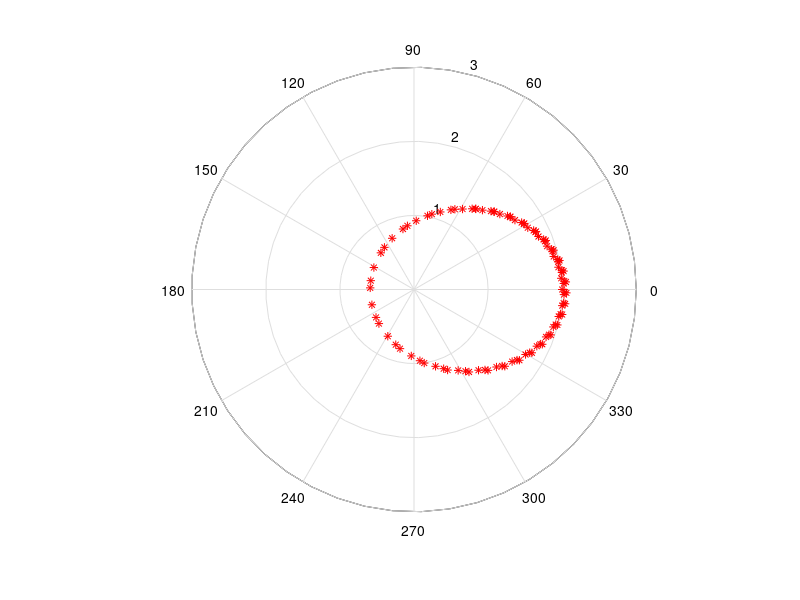
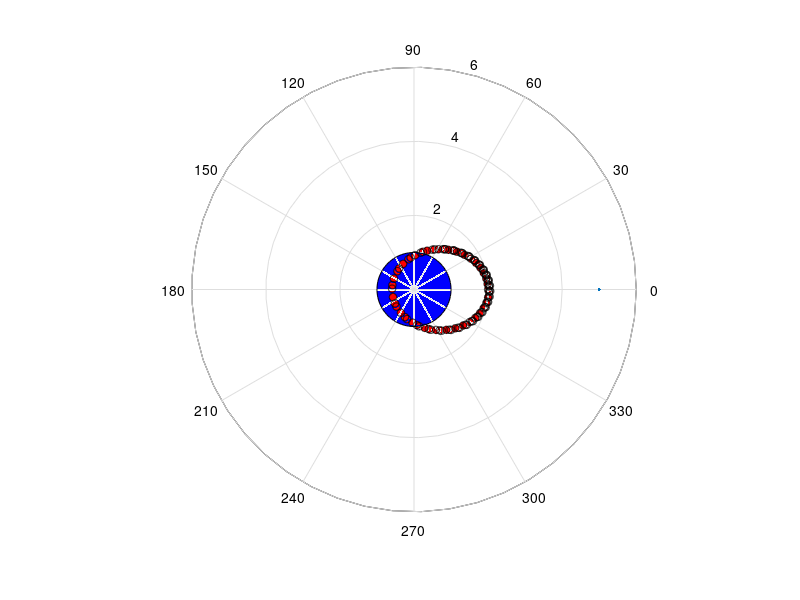

These charts were generated, in order, by the following MATLAB code:
%% ME3001 - Mech. Engr. Analysis
%
%  Tristan Hill - 7/24/2014 
%
%  Systems of ODEs - Orbital Motion Problem - engr. guide to matlab (2nd
%  ed.)
%%
clc
clear all;
close all;

%define the system of 4 ODEs
orbit=@(t,x) [x(2)
              x(1)*x(4)^2-4*pi^2/x(1)^2;
              x(4)
              -2*x(2)*x(4)/x(1)];

%define the initial conditions (r(0) ,dr(0)/dtau, theta(0), d theta(0)/dtau) 
initcond=[2.0,0,0,1.5  %elliptical orbit
          1.0,0,0,2*pi  %circular orbit
          2,0,0,3];   %hyperbolic

colors=['r*';'b*';'g*'];      
figure(1)      
tspan=linspace(0,5,100); %setup the independent variable 
% for i=1:3
i=1; %choose boundary condition (determines orbit type)
%solve the system of ODEs defined in  the function orbit
[t45,x45]=ode45(orbit,tspan,initcond(i,:)');
polar(x45(:,3),x45(:,1),colors(i,:))
hold on


figure(2)
%use patch to create bodies m1 and m2
% nx2 array of vertices, n-num points on patch
r1=1;
r2=.1;
phi=linspace(0,2*pi,100);
for i=1:length(phi)
    mass1.vertices(i,:)=[r1*cos(phi(i)) r1*sin(phi(i))];
    polar(phi(i),5)
end
mass1.faces=1:length(mass1.vertices);
mass1.facecolor='blue';
mass1.edgecolor='black';
patch(mass1)

%% animate orbit
for j=1:length(t45)
    for i=1:length(phi)
        mass2.vertices(i,:)=[r2*cos(phi(i))+x45(j,1)*cos(x45(j,3)) r2*sin(phi(i))+x45(j,1)*sin(x45(j,3))];
    end
    mass2.faces=1:length(mass1.vertices);
    mass2.facecolor='red';
    mass2.edgecolor='black';
    patch(mass2)
    pause(.05)
end
axis equal
